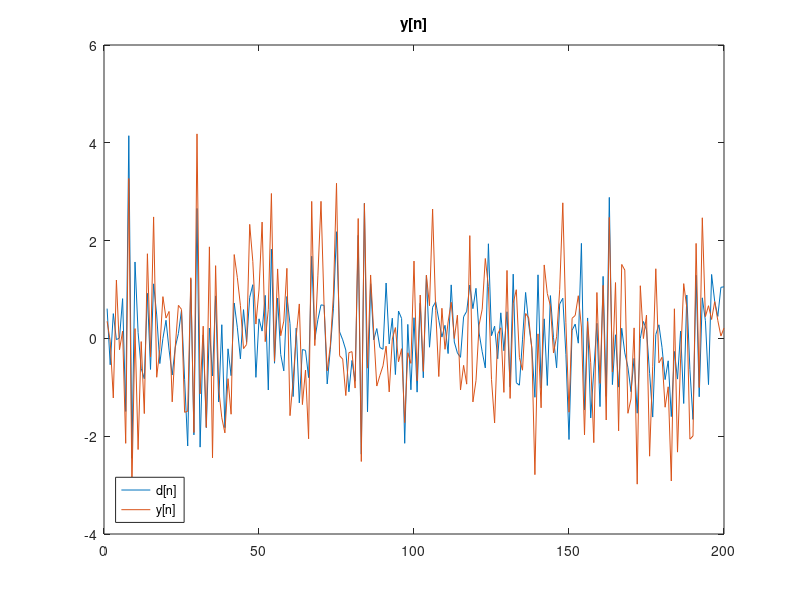
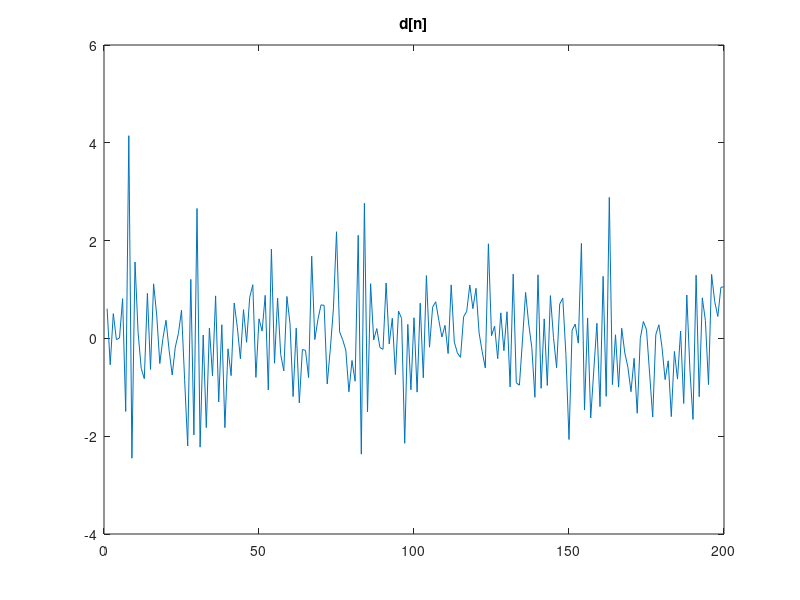

Write MATLAB code to recreate these figures, in order. (Note: this script raises an error after producing the figures.)
%ECE 418 Project 3
%Jonathan Perthel
close all
clc

%Step 1
mu = 0;
sigma = 1;
N = 200;
re = normrnd(mu, sigma, [1 N+1]);
r = re(2:N+1);
d = filter([1 -(1/2)], [1 -(1/6) -(1/3)], r);
de = filter([1 -(1/2)], [1 -(1/6) -(1/3)], re);
figure()
plot(d)
title('d[n]')

%Step 2
v = normrnd(mu, sigma, [1 N]);
y = d + v;
figure()
plot(d)
hold on
plot(y)
legend({'d[n]','y[n]'},'Location','southwest')
title('y[n]')

%Step 3
denom = [(1/6) (1/3)];
numer = [1 1/2];
A = [denom(1) denom(2) 0; 1 0 0; 0 1 0];
w = zeros(3, N);
c = [0 1 0];

for n = 1:N
    w(1, n) = numer(1)*re(n+1) + numer(2)*r(n);
end
print
xa = zeros(3, 1, N);
Pa = zeros(3, 3, N);
Pa(1,1,1) = 1;
Pa(2,2,1) = 1;
Pa(3,3,1) = 1;


%Step 4
maxLag = 1;
rcorr = xcorr(r,maxLag, 'normalized');
Qw = [((numer(1)^2 + numer(2)^2)*rcorr(2)) 0 0; 0 0 0; 0 0 0];
Qv = xcorr(v, maxLag, 'normalized');
Qv = Qv(2);

%Step 5
xb = zeros(3,1,N);
%n=1 case
n=1;
xb(:,n) = A*xa(:,1);
Pb(:,:,n) = A*Pa(:,:, 1)*A.' + Qw;
k(:,n) = Pb(:,:,n)*(c.')/(c*Pb(:,:,n)*c.' + Qv);
xa(:, n) = (xb(:,n)) + k(:,n)*(y(n)-c*xb(:,n));
Pa(:,:,n) = (eye(3)- k(n)*c)*Pb(:,:,n);

%for loop
for n = 2:N
    xb(:,n) = A*xa(:,n-1);
    Pb(:,:,n) = A*Pa(:,:, n-1)*A.' + Qw;
    k(:,n) = Pb(:,:,n)*(c.')/(c*Pb(:,:,n)*c.' + Qv);
    xa(:, n) = xb(:,n) + k(:,n)*(y(n)-c*xb(:,n));
    Pa(:,:,n) = (eye(3)- k(:,n)*c)*Pb(:,:,n);
end

%Step 6
d_p1 = de(1:N);
figure()
plot(xa(1,:))
hold on
plot(d_p1)
legend({'d_hat[n+1]','d[n+1]'},'Location','southwest')
title('d_hat[n+1]')


xa = xa(1:N);
diff = d_p1 - xa(1,:);
figure()
plot(diff)
title('Error Signal')

meansquaredhat = immse(xa, d_p1)

% %Step 7
n = [1:N];
n1 = [1:N+1];
d = 10*sin(n/30);
de = 10*sin(n/30);

%Step 7.2
v = normrnd(mu, sigma, [1 N]);
y = d + v;
figure()
plot(d)
hold on
plot(y)
legend({'d[n]','y[n]'},'Location','southwest')
title('y[n]')

%Step 7.3
denom = [(1/6) (1/3)];
numer = [1 1/2];
A = [denom(1) denom(2) 0; 1 0 0; 0 1 0];
%A = [pi/3 0 0; 1 0 0; 0 1 0];
w = zeros(3, N);
c = [0 1 0];

for n = 1:N
    w(1, n) = numer(1)*re(n+1) + numer(2)*r(n);
end
print
xa = zeros(3, 1, N);
Pa = zeros(3, 3, N);
Pa(1,1,1) = 1;
Pa(2,2,1) = 1;
Pa(3,3,1) = 1;


%Step 7.4
maxLag = 1;
rcorr = xcorr(r,maxLag, 'normalized');
Qw = [((numer(1)^2 + numer(2)^2)*rcorr(2)) 0 0; 0 0 0; 0 0 0];
Qv = xcorr(v, maxLag, 'normalized');
Qv = Qv(2);

%Step 7.5

%n=1 case
n=1;
xb(:,n) = A*xa(:,1);
Pb(:,:,n) = A*Pa(:,:, 1)*A.' + Qw;
k(:,n) = Pb(:,:,n)*(c.')/(c*Pb(:,:,n)*c.' + Qv);
xa(:, n) = (xb(:,n)) + k(:,n)*(y(n)-c*xb(:,n));
Pa(:,:,n) = (eye(3)- k(n)*c)*Pb(:,:,n);

%for loop
for n = 2:N
    xb(:,n) = A*xa(:,n-1);
    Pb(:,:,n) = A*Pa(:,:, n-1)*A.' + Qw;
    k(:,n) = Pb(:,:,n)*(c.')/(c*Pb(:,:,n)*c.' + Qv);
    xa(:, n) = xb(:,n) + k(:,n)*(y(n)-c*xb(:,n));
    Pa(:,:,n) = (eye(3)- k(:,n)*c)*Pb(:,:,n);
end

%Step 7.6
d_p1 = de(1:N);
figure()
plot(xa(1,:))
hold on
plot(d_p1)
legend({'d_hat[n+1]','d[n+1]'},'Location','southwest')
title('d_hat[n+1]')


xa = xa(1:N);
diff = d_p1 - xa(1,:);
figure()
plot(diff)
title('Error Signal')

meansquaredhat = immse(xa, d_p1)
